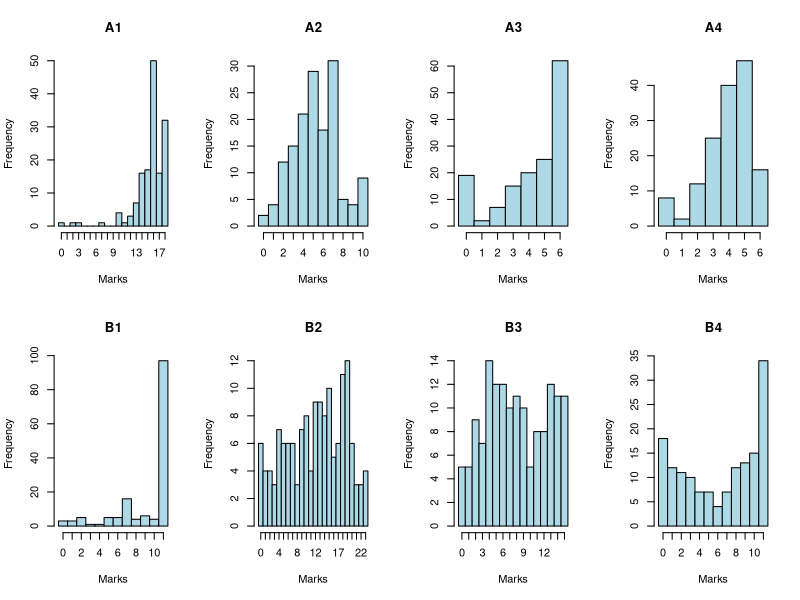
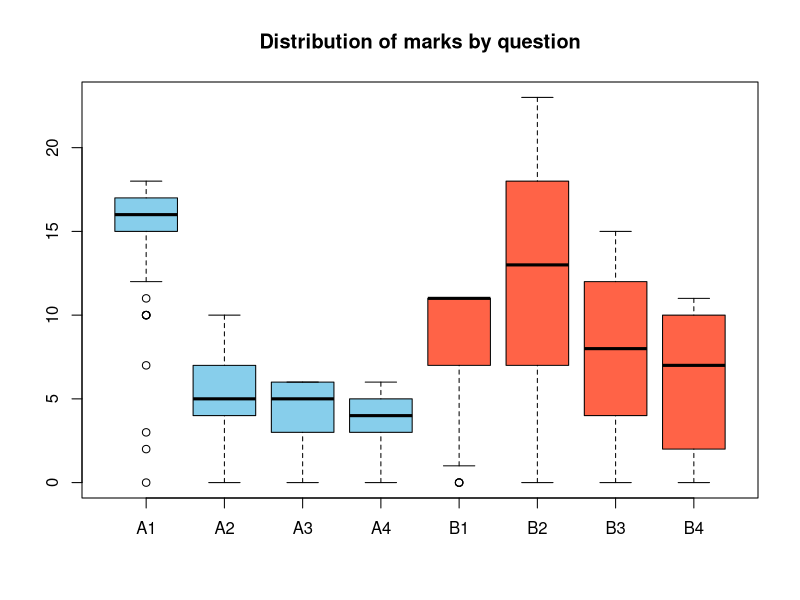
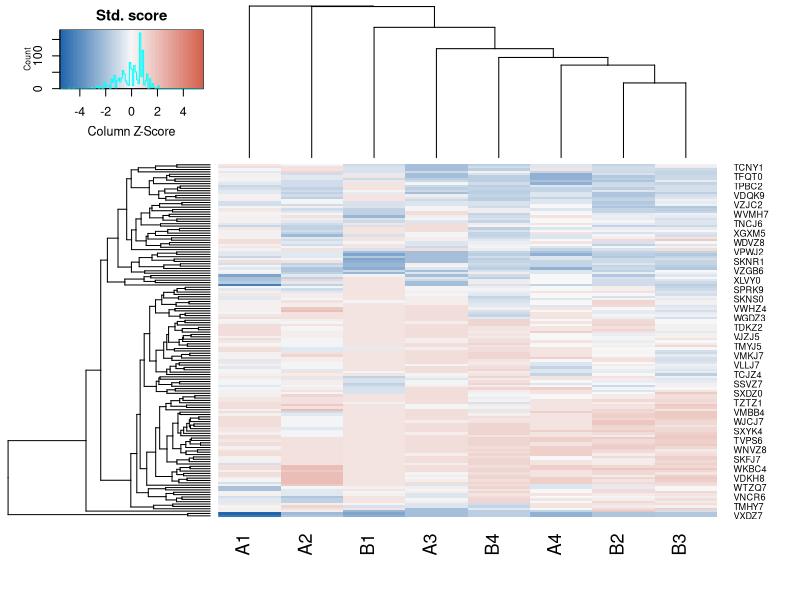
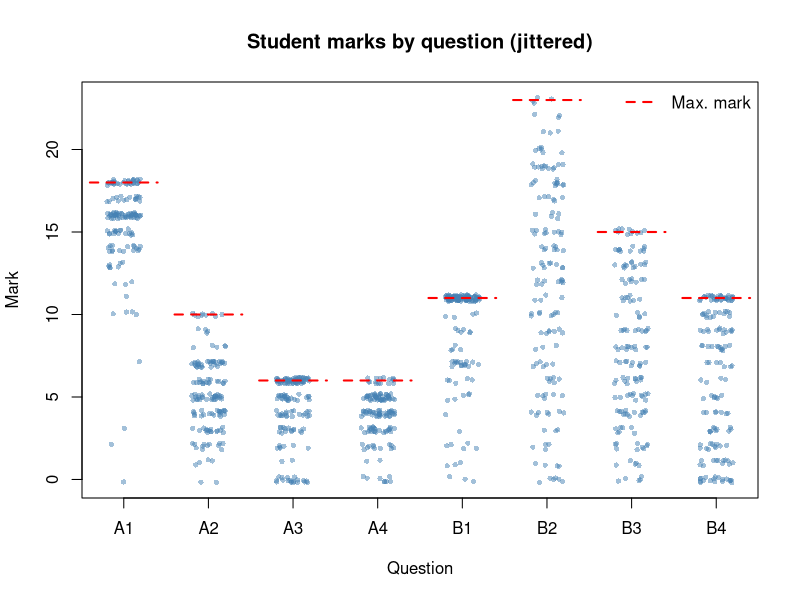
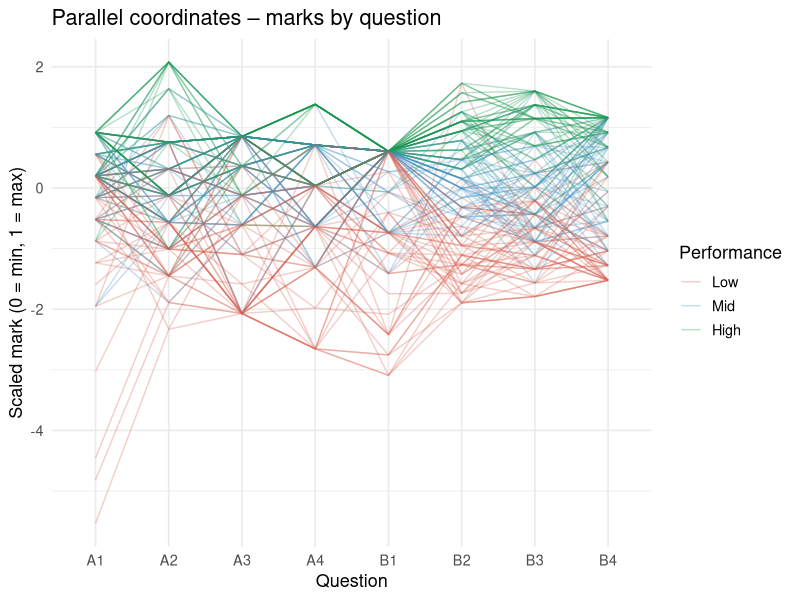
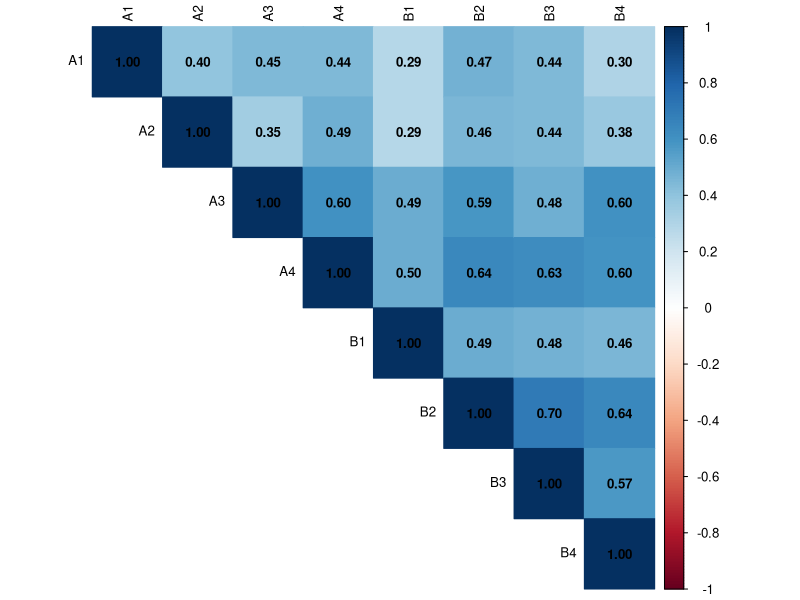
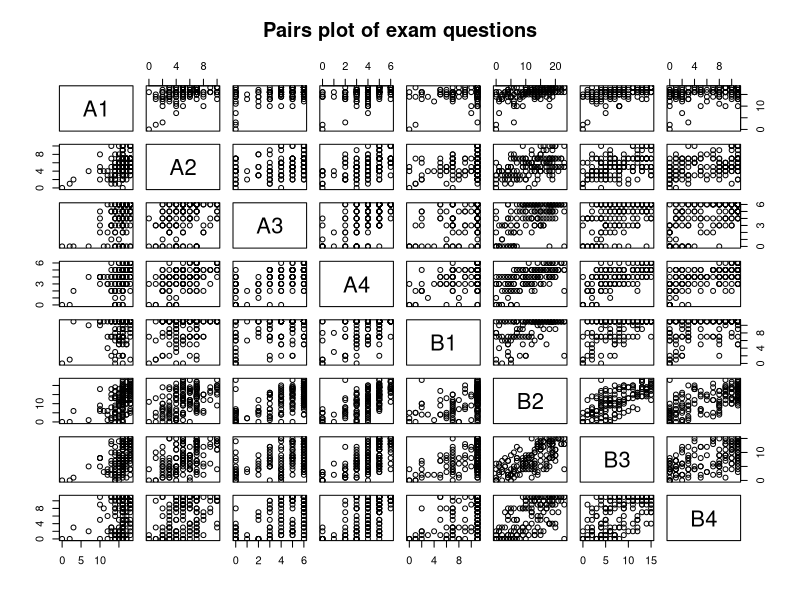
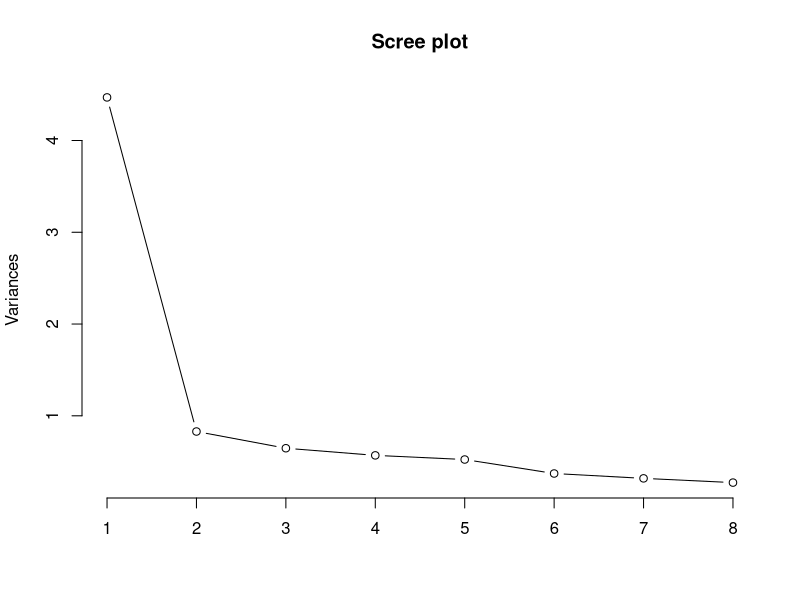

The R source for these figures, in order:
## ---- chunk 1
knitr::opts_chunk$set(
    echo    = TRUE,
    warning = FALSE,
    message = FALSE
)
## ---- chunk 2
library(gplots)
library(GGally)
library(ggplot2)
library(corrplot)
## ---- chunk 3
# Read the exam marks data
# Row 1 contains the max. possible marks; rows 2+ are student records
raw <- read.table(
    "200120178exammarks.dat",
    header    = TRUE, # first line holds column names (A1 A2 ... sum)
    row.names = 1 # first column holds row labels (student IDs / max.)
)

# Separate the maximum marks row from the student data
max_marks <- raw["max.", ]
marks <- raw[rownames(raw) != "max.", ]

# Quick sanity check
cat("Number of students:", nrow(marks), "\n")
cat("Columns:", paste(colnames(marks), collapse = ", "), "\n")
## ---- chunk 4
head(marks)
## ---- chunk 5
# Drop the sum column — only analyse individual question marks
marks_q <- marks[, colnames(marks) != "sum"]

str(marks_q)
summary(marks_q)
## ---- chunk 6
par(mfrow = c(2, 4))
for (q in names(marks_q)) {
    qmax <- as.numeric(max_marks[[q]])
    hist(marks_q[[q]],
        breaks = seq(-0.5, qmax + 0.5, by = 1),
        main = q, xlab = "Marks", col = "lightblue", xaxt = "n"
    )
    axis(1, at = 0:qmax)
}
par(mfrow = c(1, 1))
## ---- chunk 7
boxplot(marks_q,
    main = "Distribution of marks by question",
    col = c(rep("skyblue", 4), rep("tomato", 4))
)
## ---- chunk 8
# Custom clustering: columns by correlation distance, rows by Euclidean on scaled data
markcor <- cor(marks_q)
cordist <- 0.5 - markcor / 2
colclust <- hclust(as.dist(cordist), method = "average")
rowclust <- hclust(dist(scale(marks_q)), method = "average")

# Blue → white → red diverging palette (101 steps)
bwr_pal <- colorRampPalette(c("#2166ac", "#f7f7f7", "#d6604d"))(101)

# Plot heatmap
heatmap.2(as.matrix(marks_q),
    labRow = rownames(marks_q),
    Rowv = as.dendrogram(rowclust),
    Colv = as.dendrogram(colclust),
    scale = "col", # scale each question for comparability
    trace = "none", # no trace lines
    col = bwr_pal,
    key.title = "Std. score",
    density.info = "histogram"
)
## ---- chunk 9
# Reshape to long format: one row per (student, question, mark)
questions <- colnames(marks_q)
q_index <- rep(seq_along(questions), each = nrow(marks_q))
mark_vec <- unlist(marks_q)

# Jitter plot — reveals distribution of discrete marks per question
plot(jitter(q_index), jitter(mark_vec),
    xlab = "Question", ylab = "Mark",
    xaxt = "n", # suppress default x-axis
    pch = 16, cex = 0.7, # solid small dots
    col = adjustcolor("steelblue", alpha.f = 0.5),
    main = "Student marks by question (jittered)"
)

axis(1, at = seq_along(questions), labels = questions)

# Add max-mark reference lines for each question
segments(
    x0 = seq_along(questions) - 0.4,
    x1 = seq_along(questions) + 0.4,
    y0 = as.numeric(max_marks[questions]),
    col = "red", lwd = 2, lty = 2
)

legend("topright", legend = "Max. mark", col = "red", lty = 2, lwd = 2, bty = "n")
## ---- chunk 10
# Create performance groups based on total mark terciles
marks_pc <- marks_q
marks_pc$total <- marks$sum
breaks <- quantile(marks_pc$total, probs = c(0, 1 / 3, 2 / 3, 1))
marks_pc$performance <- cut(marks_pc$total,
    breaks = breaks,
    labels = c("Low", "Mid", "High"),
    include.lowest = TRUE
)

# Parallel coordinates plot — map linewidth to performance group
ggparcoord(marks_pc,
    columns     = seq_along(questions), # question columns only
    groupColumn = "performance",
    # scale       = "uniminmax", # scale each axis to [0, 1]
    alphaLines  = 0.3
) +
    scale_color_manual(values = c(
        "Low"  = "#d6604d",
        "Mid"  = "#4393c3",
        "High" = "#1a9850"
    )) +
    labs(
        title = "Parallel coordinates – marks by question",
        x     = "Question",
        y     = "Scaled mark (0 = min, 1 = max)",
        color = "Performance"
    ) +
    theme_minimal(base_size = 13)
## ---- chunk 11
cor_mat <- cor(marks_q)
round(cor_mat, 2)
## ---- chunk 12
corrplot(cor_mat,
    method       = "color", # coloured heatmap
    type         = "upper", # only upper triangle (cleaner)
    addCoef.col  = "black", # add correlation numbers
    tl.col       = "black", # text label colour
    number.cex   = 0.8, # size of the numbers
    tl.cex       = 0.8
)
## ---- chunk 13
pairs(marks_q, main = "Pairs plot of exam questions")
## ---- chunk 14
pca <- prcomp(marks_q, scale. = TRUE)

summary(pca) # % variance explained
pca$rotation # loadings
## ---- chunk 15
plot(pca, type = "l", main = "Scree plot")
## ---- chunk 16
biplot(pca, scale = 0)
## ---- chunk 17
A_mean <- apply(marks_q[, 1:4], 2, mean)
B_mean <- apply(marks_q[, 5:8], 2, mean)

A_mean
B_mean
## ---- chunk 18
t.test(rowSums(marks_q[, 1:4]), rowSums(marks_q[, 5:8]))
## ---- chunk 19
marks_q$A_total <- rowSums(marks_q[, 1:4])
marks_q$B_total <- rowSums(marks_q[, 5:8])

plot(marks_q$A_total, marks_q$B_total,
    xlab = "Total A marks", ylab = "Total B marks",
    pch = 19, col = "darkblue",
    main = "A vs B marks per student"
)
abline(lm(B_total ~ A_total, data = marks_q), col = "red")

# Clean up: remove temporary columns so marks_q stays clean for later use
marks_q$A_total <- NULL
marks_q$B_total <- NULL
## ---- chunk 20
# Fit a linear model: sum ~ A1 + A2 + A3 + A4 + B1 + B2 + B3 + B4
model <- lm(sum ~ A1 + A2 + A3 + A4 + B1 + B2 + B3 + B4, data = marks)
summary(model)
